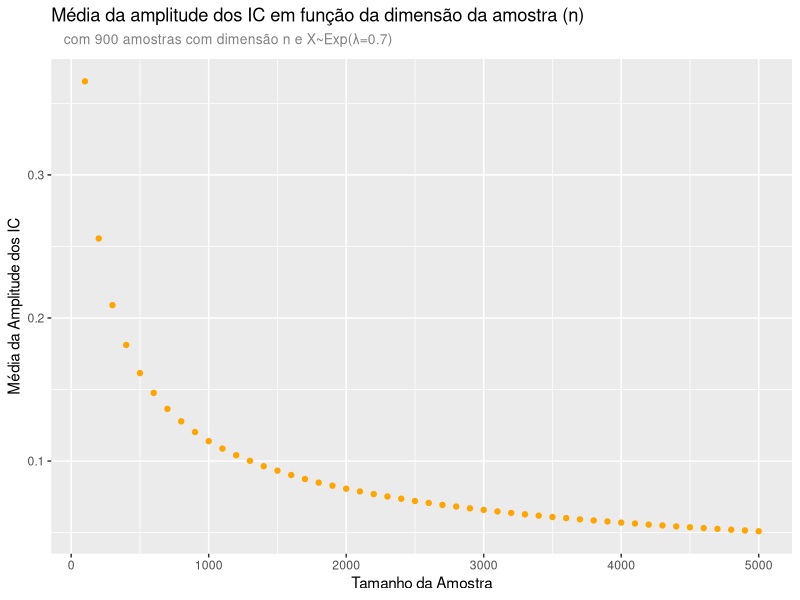

Source code (R):
library("ggplot2")

#indicações do enunciado
set.seed(285)

n_amostras <- 900

lambda <- 0.7

nivel_confianca <- 0.99
alpha <- (1-nivel_confianca)

qnt_dnorm <- qnorm(1-alpha/2)  # Quantis de Distribuição Normal

mediaAmostrasN <- c()
valor_n <- c()
for (j in 1:50) {
  amostrasN <- c()
  dimensao <- 100*j   # Dimensão das amostras varia entre [100, 5.000] em incrementos de 100
  for (i in 1:n_amostras) {
    amostra <- rexp(dimensao, lambda)
    amostrasN[i]<- 2* qnt_dnorm / sqrt(dimensao) / mean(amostra) # Amplitude do Intervalo de confiança
  }
  valor_n[j] = dimensao
  mediaAmostrasN[j] <- mean(amostrasN)
}

# Passar dados para um DataFrame
dados <- data.frame(N = valor_n, MA = mediaAmostrasN)

# Gráfico
ggplot(dados, aes(x = N, y = MA)) +
  geom_point(color = "orange") +
  labs(title = "Média da amplitude dos IC em função da dimensão da amostra (n)",
       subtitle = expression("com 900 amostras com dimensão n e X~Exp(λ=0.7)"),
       y = "Média da Amplitude dos IC", x = "Tamanho da Amostra") +
  theme(plot.subtitle=element_text(size=10, hjust=0.03, color="#808080"))
